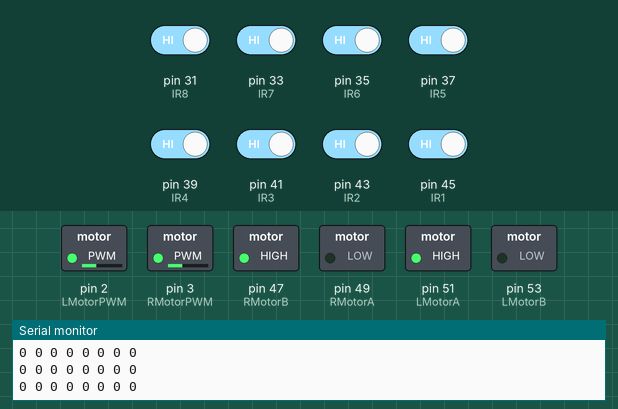
The sketch below on a simulated Arduino Mega 2560, built with avr-gcc and run on an emulated ATmega2560. On the bench: switched loads named in the sketch (green lamp = pin HIGH), the last lines printed to the serial monitor. Inputs (shaded band) come from the test bench; at power-on: pin 31 (IR8), pin 33 (IR7), pin 35 (IR6), pin 37 (IR5), pin 39 (IR4), pin 41 (IR3), pin 43 (IR2), pin 45 (IR1) HIGH.

Above: at 1.3 s.
1.4 s: pin 31 (IR8) driven LOW and pin 33 (IR7) driven LOW and pin 35 (IR6) driven LOW and pin 37 (IR5) driven LOW and pin 39 (IR4) driven LOW
At 1.6 s:
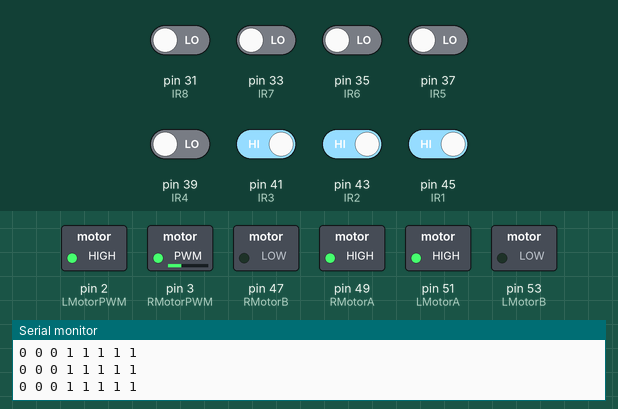
At 3.51 s:
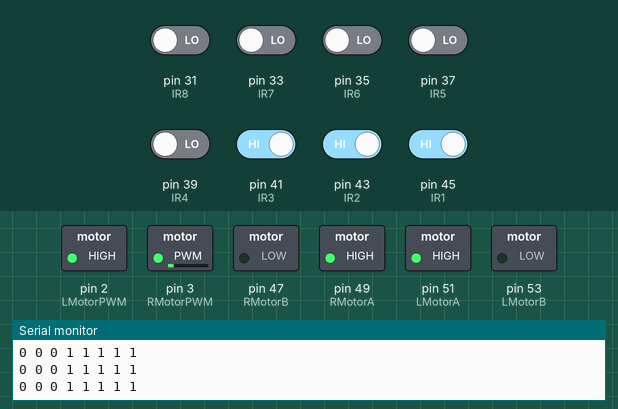
4.4 s: pin 39 (IR4) driven HIGH
At 4.78 s:
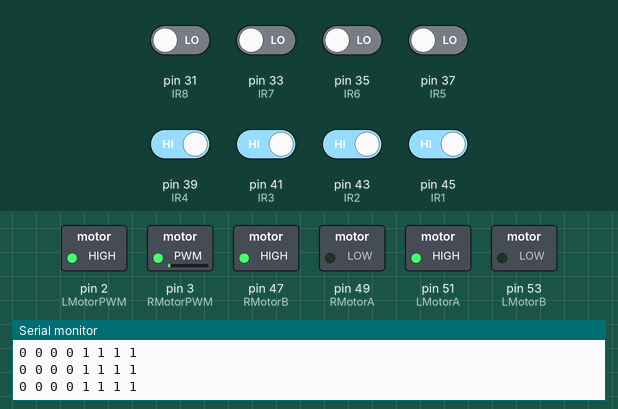
7.4 s: pin 31 (IR8) driven HIGH
10.4 s: pin 31 (IR8) driven LOW
13.4 s: pin 35 (IR6) driven HIGH
16.4 s: pin 41 (IR3) driven LOW
At 18.4 s:
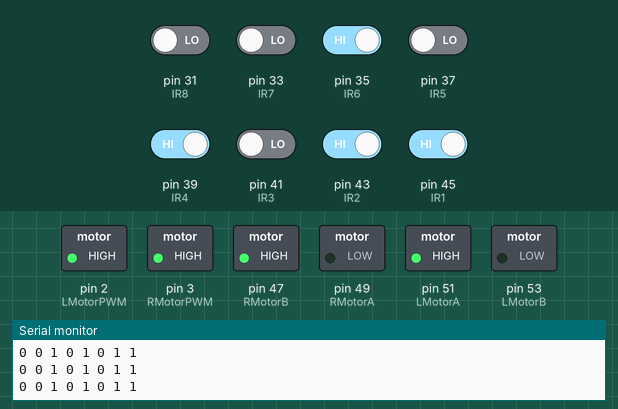
Timing chart, 0 to 19.8 s (numbered marks = the images above; inputs shaded):
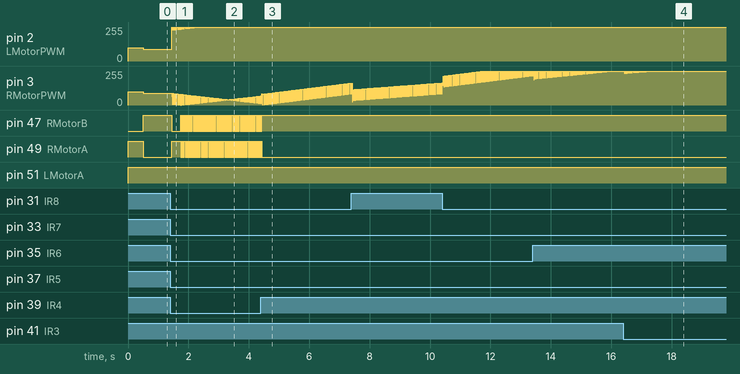

The sketch:

Line_follow.ino
```cpp
#define IR1 45
#define IR2 43
#define IR3 41
#define IR4 39
#define IR5 37
#define IR6 35
#define IR7 33
#define IR8 31

#define LMotorA 51
#define LMotorB 53
#define LMotorPWM 2

#define RMotorA 49
#define RMotorB 47
#define RMotorPWM 3

#define MAX_SPEED 240

int IR_val[8] = {0,0,0,0,0,0,0,0};
int pre_IR_val[8] = {0,0,0,0,0,0,0,0};
int IR_weights[8] = {-20,-15,-10,-5,5,10,15,20};

int MotorBasespeed = 90;


int LMotorSpeed = 0;
int RMotorSpeed = 0;
int speedAdjust = 0;


float P,I,D;
float error;
float previousError =0;
float Kp = 2.5;
float Kd = 0.5;
float Ki = 0.01;

void read_IR();
void PID_control();
void mdrive();
void stop();
void turn_left();
void turn_right();


void setup() {
  Serial.begin(9600);


  pinMode(LMotorA, OUTPUT);
  pinMode(LMotorB, OUTPUT);
  pinMode(LMotorPWM, OUTPUT);

  pinMode(RMotorA, OUTPUT);
  pinMode(RMotorB, OUTPUT);
  pinMode(RMotorPWM, OUTPUT);

}

void loop() {
  read_IR();
  if ( IR_val[0] == 0 && IR_val[1] == 0 && IR_val[2] == 0 && IR_val[3] == 0 && IR_val[4] == 0 && IR_val[5] == 0 && IR_val[6] == 0 && IR_val[7] == 0){
    if (previousError<0){
      turn_right();
      Serial.println("aa");
    }else{
      turn_left();
      Serial.println("bb");
    }
  }
  else{
    PID_control();
    int ml = 120;
    int mr = 120;

    mdrive(ml+speedAdjust, mr-speedAdjust);
  }

  read_IR();
  PID_control();
  int ml = 200;
  int mr = 200;

  mdrive(ml+speedAdjust, mr-speedAdjust);


}

void read_IR(){
  IR_val[0] = !digitalRead(IR1);
  IR_val[1] = !digitalRead(IR2);
  IR_val[2] = !digitalRead(IR3);
  IR_val[3] = !digitalRead(IR4);
  IR_val[4] = !digitalRead(IR5);
  IR_val[5] = !digitalRead(IR6);
  IR_val[6] = !digitalRead(IR7);
  IR_val[7] = !digitalRead(IR8);

   Serial.print(IR_val[0]);
   Serial.print(" ");
   Serial.print(IR_val[1]);
   Serial.print(" ");
   Serial.print(IR_val[2]);
   Serial.print(" ");
   Serial.print(IR_val[3]);
   Serial.print(" ");
   Serial.print(IR_val[4]);
   Serial.print(" ");
   Serial.print(IR_val[5]);
   Serial.print(" ");
   Serial.print(IR_val[6]);
   Serial.print(" ");
   Serial.println(IR_val[7]);
}

void PID_control(){

  error = 0;

  for (int i=0; i<8; i++){
    error += IR_weights[i] * IR_val[i];
    }

  P = error;
  I = I + error;
  D = error - previousError;

  previousError = error;

  speedAdjust = Kp * P + Ki * I + Kd * D;


}

void mdrive(int ml, int mr){
  if (ml > 0) {
    if (ml > 255) {
      ml = 255;
    }
    digitalWrite(LMotorA, HIGH);
    digitalWrite(LMotorB, LOW);
    analogWrite(LMotorPWM, ml);
  }
  else {
    if (ml < -255) {
      ml = -255;
    }
    digitalWrite(LMotorA, LOW);
    digitalWrite(LMotorB, HIGH);
    analogWrite(LMotorPWM, -1*ml);

  }
  if (mr > 0) {
    if (mr > 255) {
      mr = 255;
    }
    digitalWrite(RMotorA, HIGH);
    digitalWrite(RMotorB, LOW);
    analogWrite(RMotorPWM, mr);
  }
  else {
    if (mr < -255) {
      mr = -255;
    }
    digitalWrite(RMotorA, LOW);
    digitalWrite(RMotorB, HIGH);
    analogWrite(RMotorPWM, -1*mr);
  }
}

void turn_right(){
  mdrive(100,100);
  delay(500);
  read_IR();
  while ( IR_val[3] == 0 || IR_val[4] == 0){
    read_IR();
    mdrive(-90, 90);
    delay(10);
  }
}

void turn_left(){
  mdrive(100,100);
  delay(500);
  read_IR();
  while ( IR_val[3] == 0 || IR_val[4] == 0){
    read_IR();
    mdrive(90, -90);
    delay(10);
  }
}

void line_follow(){
  read_IR();
  if ( IR_val[0] == 0 && IR_val[1] == 0 && IR_val[2] == 0 && IR_val[3] == 0 && IR_val[4] == 0 && IR_val[5] == 0 && IR_val[6] == 0 && IR_val[7] == 0){
    if (previousError<0){
      turn_right();
      Serial.println("aa");
    }else{
      turn_left();
      Serial.println("bb");
    }
  }
  else{
    PID_control();
    int ml = 120;
    int mr = 120;

    mdrive(ml+speedAdjust, mr-speedAdjust);
  }

  read_IR();
  PID_control();
  int ml = 200;
  int mr = 200;

  mdrive(ml+speedAdjust, mr-speedAdjust);
}
```

Measured:
- after the input at 4.4 s, pin 47 (RMotorB): goes on until 4.4 s, then stays HIGH; pin 49 (RMotorA): goes on until 4.4 s, then stays LOW
